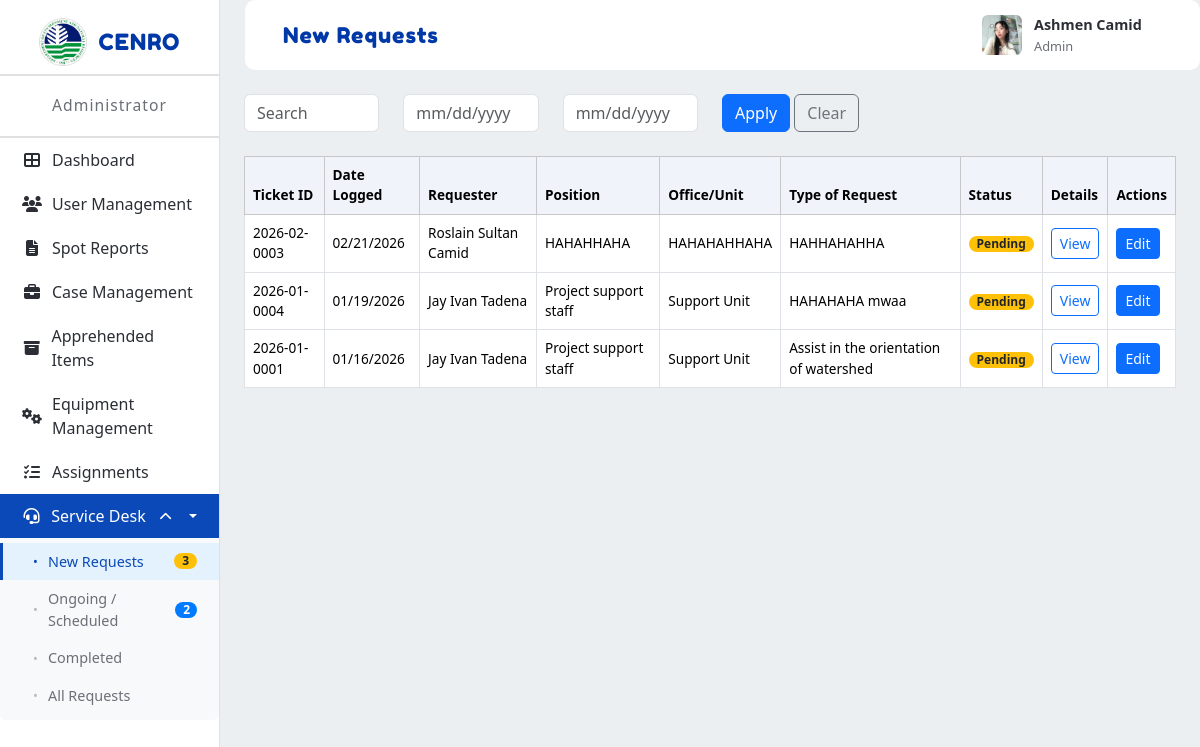
The app's page /prototype/app/modules/admin/views/new_requests.php (signed in) with its own data.
### tables this page shows
CREATE TABLE `users` (
  `id` int(11) NOT NULL,
  `email` varchar(255) NOT NULL,
  `password_hash` varchar(255) NOT NULL,
  `full_name` varchar(255) NOT NULL,
  `contact_number` varchar(20) DEFAULT NULL,
  `office_unit` varchar(255) DEFAULT NULL,
  `profile_picture` varchar(255) DEFAULT NULL,
  `role` enum('Admin','Enforcement Officer','Enforcer','Property Custodian','Office Staff') NOT NULL,
  `status` tinyint(1) DEFAULT 1,
  `created_at` timestamp NOT NULL DEFAULT current_timestamp(),
  `updated_at` timestamp NOT NULL DEFAULT current_timestamp() ON UPDATE current_timestamp(),
  `last_login` timestamp NULL DEFAULT NULL,
  `position` varchar(100) DEFAULT NULL
);

CREATE TABLE `service_requests` (
  `id` int(10) UNSIGNED NOT NULL,
  `ticket_no` varchar(64) NOT NULL,
  `ticket_date` date NOT NULL,
  `requester_name` varchar(255) DEFAULT NULL,
  `requester_position` varchar(150) DEFAULT NULL,
  `requester_office` varchar(150) DEFAULT NULL,
  `requester_division` varchar(150) DEFAULT NULL,
  `requester_phone` varchar(50) DEFAULT NULL,
  `requester_email` varchar(150) DEFAULT NULL,
  `request_type` varchar(150) DEFAULT NULL,
  `request_description` text DEFAULT NULL,
  `feedback_rating` varchar(50) DEFAULT NULL,
  `requester_signature_path` varchar(255) DEFAULT NULL,
  `auth1_name` varchar(255) DEFAULT NULL,
  `auth1_position` varchar(150) DEFAULT NULL,
  `auth1_date` date DEFAULT NULL,
  `auth1_signature_path` varchar(255) DEFAULT NULL,
  `auth2_name` varchar(255) DEFAULT NULL,
  `auth2_position` varchar(150) DEFAULT NULL,
  `auth2_date` date DEFAULT NULL,
  `auth2_signature_path` varchar(255) DEFAULT NULL,
  `status` varchar(50) NOT NULL DEFAULT 'open',
  `created_by` int(11) DEFAULT NULL,
  `created_at` timestamp NOT NULL DEFAULT current_timestamp(),
  `updated_at` timestamp NULL DEFAULT NULL ON UPDATE current_timestamp(),
  `ack_signature_path` text DEFAULT NULL,
  `acknowledged_at` datetime DEFAULT NULL,
  `acknowledged_by_name` varchar(191) DEFAULT NULL,
  `acknowledged_by` varchar(150) DEFAULT NULL,
  `rating` varchar(32) DEFAULT NULL,
  `rating_comment` text DEFAULT NULL,
  `rated_at` datetime DEFAULT NULL
);

### prototype/app/modules/admin/views/new_requests.php (the view, shortened to what this page needs)
<?php
require_once __DIR__ . '/../../../config/db.php';
$pendingCount = 0;
try {
  $stmtCount = $pdo->prepare("SELECT COUNT(*) AS cnt FROM service_requests WHERE LOWER(status) IN ('pending','open')");
  $stmtCount->execute();
  $row = $stmtCount->fetch();
  $pendingCount = isset($row['cnt']) ? (int)$row['cnt'] : 0;
} catch (Exception $e) {
  error_log('admin new_requests count error: ' . $e->getMessage());
  $pendingCount = 0;
}
?>
<!DOCTYPE html>
<html lang="en">
<head>
  <link href="https://cdn.jsdelivr.net/npm/bootstrap@5.3.2/dist/css/bootstrap.min.css" rel="stylesheet">
  <link rel="stylesheet" href="https://cdn.jsdelivr.net/npm/bootstrap-icons@1.11.1/font/bootstrap-icons.css">
  <link rel="stylesheet" href="../../../../public/assets/css/modules/admin/common.css">
  <link rel="stylesheet" href="../../../../public/assets/css/modules/admin/service-desk.css">
  <link rel="stylesheet" href="https://cdnjs.cloudflare.com/ajax/libs/font-awesome/6.4.2/css/all.min.css">
  <link rel="stylesheet" href="https://cdn.jsdelivr.net/npm/flatpickr/dist/flatpickr.min.css">
</head>
<body>
  <div class="layout">
    <nav class="sidebar" role="navigation" aria-label="Main sidebar">
      <div class="sidebar-logo">
        <img src="../../../../public/assets/images/denr-logo.png" alt="DENR Logo">
        <span>CENRO</span>
      </div>
      <div class="sidebar-role">Administrator</div>
      <nav class="sidebar-nav" aria-label="Sidebar menu">
        <ul>
          <li><a href="dashboard.php"><i class="fa fa-th-large"></i> Dashboard</a></li>
          <li><a href="user_management.php"><i class="fa fa-users"></i> User Management</a></li>
          <li><a href="spot_reports.php"><i class="fa fa-file-text"></i> Spot Reports</a></li>
          <li><a href="case_management.php"><i class="fa fa-briefcase"></i> Case Management</a></li>
          <li><a href="apprehended_items.php"><i class="fa fa-archive"></i> Apprehended Items</a></li>
          <li><a href="equipment_management.php"><i class="fa fa-cogs"></i> Equipment Management</a></li>
          <li><a href="assignments.php"><i class="fa fa-tasks"></i> Assignments</a></li>
              <li class="dropdown active">
            <a href="#" class="dropdown-toggle active" id="serviceDeskToggle" data-target="serviceDeskMenu">
              <i class="fa fa-headset"></i> Service Desk
              <i class="fa fa-chevron-down dropdown-arrow rotated"></i>
            </a>
            <ul class="dropdown-menu show" id="serviceDeskMenu">
              <li class="active"><a href="new_requests.php">New Requests <span class="badge"><?php echo htmlspecialchars($pendingCount, ENT_QUOTES, 'UTF-8'); ?></span></a></li>
              <li><a href="ongoing_scheduled.php">Ongoing / Scheduled <span class="badge badge-blue">2</span></a></li>
              <li><a href="completed.php">Completed</a></li>
              <li><a href="all_requests.php">All Requests</a></li>
            </ul>
          </li>
          <li><a href="statistical_report.php"><i class="fa fa-chart-bar"></i> Statistical Report</a></li>
        </ul>
      </nav>
    </nav>
    <div class="main">
      <div class="topbar">
        <div class="topbar-card">
          <div class="topbar-title">New Requests</div>
          <?php include __DIR__ . '/../../shared/views/topbar_profile.php'; ?>
        </div>
      </div>
      <div class="main-content">
        <div class="container-fluid p-4">
          <div class="row mb-4 align-items-center">
            <div class="col-md-2">
              <input type="text" class="form-control" placeholder="Search">
            </div>
            <div class="col-md-2">
              <input type="text" id="date_from" class="form-control date-picker" placeholder="mm/dd/yyyy" autocomplete="off">
            </div>
            <div class="col-md-2">
              <input type="text" id="date_to" class="form-control date-picker" placeholder="mm/dd/yyyy" autocomplete="off">
            </div>
            <div class="col-md-3">
              <div class="filter-buttons">
                <button id="applyFilter" class="btn btn-primary">Apply</button>
                <button id="clearFilter" class="btn btn-outline-secondary">Clear</button>
              </div>
            </div>
          </div>
          <div class="new-requests-table-section">
            <div class="table-responsive">
              <table class="table table-bordered table-sm" id="newRequestsTable" style="font-size: 0.85rem;">
                <thead class="table-light">
                  <tr>
                    <th style="padding: 8px;">Ticket ID</th>
                    <th style="padding: 8px;">Date Logged</th>
                    <th style="padding: 8px;">Requester</th>
                    <th style="padding: 8px;">Position</th>
                    <th style="padding: 8px;">Office/Unit</th>
                    <th style="padding: 8px;">Type of Request</th>
                    <th style="padding: 8px;">Status</th>
                    <th style="padding: 8px;">Details</th>
                    <th style="padding: 8px;">Actions</th>
                  </tr>
                </thead>
                <tbody>
                  <?php
                  require_once __DIR__ . '/../../../config/db.php';
                  $pending = [];
                  try {
                    $stmt = $pdo->prepare("SELECT * FROM service_requests WHERE LOWER(status) IN ('pending','open') ORDER BY created_at DESC");
                    $stmt->execute();
                    $pending = $stmt->fetchAll();
                  } catch (Exception $e) {
                    error_log('admin new_requests fetch error: ' . $e->getMessage());
                    $pending = [];
                  }
                  if (!empty($pending)):
                    foreach ($pending as $r):
                  ?>
                    <tr>
                      <td style="padding:8px; vertical-align: middle;"><?php echo htmlspecialchars($r['ticket_no'] ?? $r['id'] ?? ''); ?></td>
                      <td style="padding:8px; vertical-align: middle;">
                        <?php
                          if (!empty($r['ticket_date'])) {
                            echo htmlspecialchars(date('m/d/Y', strtotime($r['ticket_date'])));
                          } elseif (!empty($r['created_at'])) {
                            echo htmlspecialchars(date('m/d/Y', strtotime($r['created_at'])));
                          } else {
                            echo '';
                          }
                        ?>
                      </td>
                      <td style="padding:8px; vertical-align: middle;"><?php echo htmlspecialchars($r['requester_name'] ?? ''); ?></td>
                      <td style="padding:8px; vertical-align: middle;"><?php echo htmlspecialchars($r['requester_position'] ?? ''); ?></td>
                      <td style="padding:8px; vertical-align: middle;"><?php echo htmlspecialchars($r['requester_office'] ?? ''); ?></td>
                      <td style="padding:8px; vertical-align: middle;"><?php echo htmlspecialchars($r['request_type'] ?? ''); ?></td>
                      <td style="padding:8px; vertical-align: middle;"><span class="badge bg-warning text-dark">Pending</span></td>
                      <td style="padding:8px; vertical-align: middle;"><a href="request_details.php?id=<?php echo urlencode($r['id']); ?>" class="btn btn-sm btn-outline-primary">View</a></td>
                      <td style="padding:8px; vertical-align: middle;">
                        <a href="edit_requests.php?id=<?php echo urlencode($r['id']); ?>" class="btn btn-sm btn-primary">Edit</a>
                      </td>
                    </tr>
                  <?php
                    endforeach;
                  else:
                  ?>
                    <tr>
                      <td colspan="9" class="text-center">No pending requests.</td>
                    </tr>
                  <?php endif; ?>
                </tbody>
              </table>
            </div>
          </div>
        </div>
        </div>
      </div>
    </div>
</body>
</html>

### prototype/app/modules/shared/views/topbar_profile.php (shortened to what this page needs)
<?php
require_once __DIR__ . '/../../../../app/config/db.php';
$topImg = '../../../../public/assets/images/default-avatar.png';
$topName = 'Guest';
$topRole = 'User';
$sessionUserId = $_SESSION['uid'] ?? $_SESSION['id'] ?? null;
$sessionUserEmail = $_SESSION['email'] ?? null;
try {
  $r = null;
  if (!empty($sessionUserId)) {
    $stmt = $pdo->prepare('SELECT id, full_name, profile_picture, role FROM users WHERE id = ? LIMIT 1');
    $stmt->execute([$sessionUserId]);
    $r = $stmt->fetch();
  } elseif (!empty($sessionUserEmail)) {
    $stmt = $pdo->prepare('SELECT id, full_name, profile_picture, role FROM users WHERE email = ? LIMIT 1');
    $stmt->execute([$sessionUserEmail]);
    $r = $stmt->fetch();
  }
  if (!empty($r)) {
    if (!empty($r['full_name'])) {
      $parts = preg_split('/\s+/', trim($r['full_name']));
      if (count($parts) === 1) {
        $topName = $parts[0];
      } else {
        $topName = $parts[0] . ' ' . $parts[count($parts) - 1];
      }
    } else {
      $topName = $topName;
    }
    $topRole = !empty($r['role']) ? $r['role'] : $topRole;
    if (!empty($r['profile_picture'])) {
      $stored = ltrim($r['profile_picture'], '/');
      $fsPath = __DIR__ . '/../../../../' . $stored;
      if (file_exists($fsPath)) {
        $topImg = '../../../../' . $stored;
      }
    }
  }
} catch (Exception $e) {
}
?>
<div class="topbar-profile-card" id="profileCard">
  <img src="<?php echo htmlspecialchars($topImg); ?>" alt="Profile" class="topbar-profile-img" id="profileImg">
  <div class="topbar-profile-info">
    <span class="name"><?php echo htmlspecialchars($topName); ?></span>
    <span class="role"><?php echo htmlspecialchars($topRole); ?></span>
  </div>
</div>

### records on screen
users: profile_picture (picture), full_name "Ashmen Camid", role "Admin"
service_requests: ticket_no "2026-02-0003", ticket_date "02/21/2026", requester_name "Roslain Sultan Camid", requester_position "HAHAHHAHA", requester_office "HAHAHAHHAHA", request_type "HAHHAHAHHA"
service_requests: ticket_no "2026-01-0004", ticket_date "01/19/2026", requester_name "Jay Ivan Tadena", requester_position "Project support staff", requester_office "Support Unit", request_type "HAHAHAHA mwaa"
service_requests: ticket_no "2026-01-0001", ticket_date "01/16/2026", requester_name "Jay Ivan Tadena", requester_position "Project support staff", requester_office "Support Unit", request_type "Assist in the orientation of watershed"

### other values on screen
$pendingCount "3"
